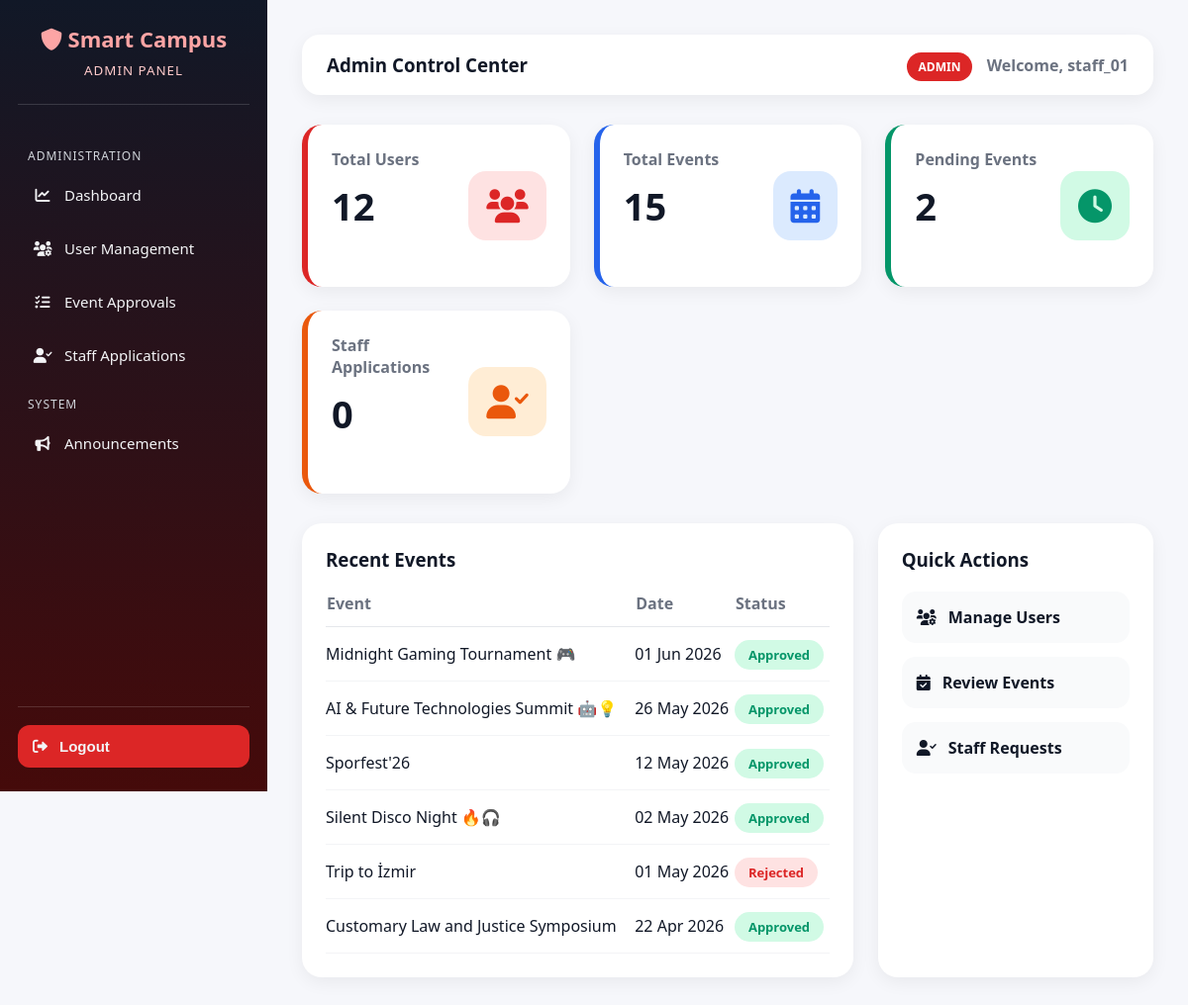
Screenshot of /admin-panel/ (signed in) with the database file from the repository.
### accounts/models.py (models this page shows, shortened)
class User(AbstractUser):
    ROLE_CHOICES = (
        ('student', 'Student'),
        ('staff', 'Staff'),
        ('admin', 'Admin'),
)
    role = models.CharField(max_length=10, choices=ROLE_CHOICES, default='student')
    phone_number = models.CharField(max_length=15, blank=True, null=True)

### core/models.py (models this page shows, shortened)
class Event(models.Model):
    STATUS_CHOICES = (
        ('pending', 'Pending'),
        ('approved', 'Approved'),
        ('rejected', 'Rejected'),
    )
    title = models.CharField(max_length=200)
    description = models.TextField()
    date = models.DateTimeField()
    location = models.CharField(max_length=200)
    organizer = models.ForeignKey(Club, on_delete=models.CASCADE, related_name='events')
    capacity = models.PositiveIntegerField(default=50)
    is_free = models.BooleanField(default=True)
    price = models.DecimalField(max_digits=10, decimal_places=2, default=0.00)
    status = models.CharField(max_length=10, choices=STATUS_CHOICES, default='pending')
    image = models.ImageField(upload_to='events/', blank=True, null=True)
    created_at = models.DateTimeField(auto_now_add=True)

### core/views.py (the view)
# urls.py: path('admin-panel/', views.admin_dashboard, name='admin_dashboard'),
@user_passes_test(is_admin)
def admin_dashboard(request):
    context = {
        'total_users': User.objects.count(),
        'total_events': Event.objects.count(),
        'pending_events': Event.objects.filter(status__iexact='pending').count(),
        'staff_requests': StaffApplication.objects.count(),
        'recent_events': Event.objects.all().order_by('-date')[:6],
    }
    return render(request, 'core/admin_dashboard.html', context)

### core/views.py (called while the page is built)
def is_admin(user):
    return user.is_authenticated and (
        getattr(user, 'role', None) == 'admin' or user.is_superuser
    )

### templates/core/admin_dashboard.html (shortened to what this page needs)
{% extends 'core/admin_base.html' %}
{% block page_title %}Admin Control Center{% endblock %}
{% block content %}
<div style="display:grid; grid-template-columns:repeat(auto-fit, minmax(240px,1fr)); gap:24px; margin-bottom:30px;">
    <div class="admin-card red">
        <div>
            <p>Total Users</p>
            <h2>{{ total_users }}</h2>
        </div>
        <i class="fas fa-users"></i>
    </div>
    <div class="admin-card blue">
        <div>
            <p>Total Events</p>
            <h2>{{ total_events }}</h2>
        </div>
        <i class="fas fa-calendar-alt"></i>
    </div>
    <div class="admin-card green">
        <div>
            <p>Pending Events</p>
            <h2>{{ pending_events }}</h2>
        </div>
        <i class="fas fa-clock"></i>
    </div>
    <div class="admin-card orange">
        <div>
            <p>Staff Applications</p>
            <h2>{{ staff_requests }}</h2>
        </div>
        <i class="fas fa-user-check"></i>
    </div>
</div>
<div style="display:grid; grid-template-columns:2fr 1fr; gap:25px;">
    <div class="panel-card">
        <div class="panel-header">
            <h3>Recent Events</h3>
        </div>
        <table>
            <thead>
                <tr>
                    <th>Event</th>
                    <th>Date</th>
                    <th>Status</th>
                </tr>
            </thead>
            <tbody>
                {% for event in recent_events %}
                <tr>
                    <td>{{ event.title }}</td>
                    <td>{{ event.date|date:"d M Y" }}</td>
                    <td>
                        {% if event.status == 'approved' %}
                            <span class="badge green-badge">Approved</span>
                        {% elif event.status == 'pending' %}
                            <span class="badge yellow-badge">Pending</span>
                        {% else %}
                            <span class="badge red-badge">Rejected</span>
                        {% endif %}
                    </td>
                </tr>
                {% endfor %}
            </tbody>
        </table>
    </div>
    <div class="panel-card">
        <div class="panel-header">
            <h3>Quick Actions</h3>
        </div>
        <a href="{% url 'admin_user_management' %}" class="quick-btn">
            <i class="fas fa-users-cog"></i>
            Manage Users
        </a>
        <a href="{% url 'admin_event_approval' %}" class="quick-btn">
            <i class="fas fa-calendar-check"></i>
            Review Events
        </a>
        <a href="{% url 'manage_staff_applications' %}" class="quick-btn">
            <i class="fas fa-user-check"></i>
            Staff Requests
        </a>
    </div>
</div>
{% endblock %}

### templates/core/admin_base.html (shortened to what this page needs)
<!DOCTYPE html>
<html lang="en">
<head>
    <link rel="stylesheet" href="https://cdnjs.cloudflare.com/ajax/libs/font-awesome/6.0.0/css/all.min.css">
</head>
<body>
<div class="admin-sidebar">
    <div class="admin-logo">
        <h2><i class="fas fa-shield-alt"></i> Smart Campus</h2>
        <small>ADMIN PANEL</small>
    </div>
    <ul class="admin-nav">
        <div class="menu-title">Administration</div>
        <li>
            <a href="{% url 'admin_dashboard' %}">
                <i class="fas fa-chart-line"></i>
                Dashboard
            </a>
        </li>
        <li>
            <a href="{% url 'admin_user_management' %}">
                <i class="fas fa-users-cog"></i>
                User Management
            </a>
        </li>
        <li>
            <a href="{% url 'admin_event_approval' %}">
                <i class="fas fa-tasks"></i>
                Event Approvals
            </a>
        </li>
        <li>
            <a href="{% url 'manage_staff_applications' %}">
                <i class="fas fa-user-check"></i>
                Staff Applications
            </a>
        </li>
        <div class="menu-title">System</div>
        <li>
            <a href="{% url 'admin_announcements' %}">
                <i class="fas fa-bullhorn"></i>
                Announcements
            </a>
        </li>
    </ul>
    <div class="logout-area">
        <form method="POST" action="{% url 'logout' %}">
            <button type="submit" class="logout-btn">
                <i class="fas fa-sign-out-alt"></i>
                Logout
            </button>
        </form>
    </div>
</div>
<div class="admin-content">
    <div class="topbar">
        <h3>{% block page_title %}Admin Dashboard{% endblock %}</h3>
        <div class="welcome">
            <span class="admin-badge">ADMIN</span>
            Welcome, {{ user.username }}
        </div>
    </div>
    {% block content %}
    {% endblock %}
</div>
</body>
</html>

### templates/core/admin_base.html (style rules this page uses)
* { box-sizing: border-box; }
body { margin: 0; font-family: 'Segoe UI', Arial, sans-serif; background: #f6f7fb; color: #111827; }
.admin-sidebar { width: 270px; height: 100vh; background: linear-gradient(180deg, #111827, #450a0a); position: fixed; top: 0; left: 0; color: white; padding: 24px 18px; display: flex; flex-direction: column; }
.admin-logo { text-align: center; padding-bottom: 25px; border-bottom: 1px solid rgba(255,255,255,0.15); margin-bottom: 25px; }
.admin-logo h2 { margin: 0; font-size: 22px; color: #fca5a5; }
.admin-logo small { display: block; margin-top: 8px; color: #fecaca; letter-spacing: 1px; }
.menu-title { font-size: 12px; color: #d1d5db; text-transform: uppercase; letter-spacing: 1px; margin: 18px 0 8px 10px; }
.admin-nav { list-style: none; padding: 0; margin: 0; flex: 1; }
.admin-nav li { margin-bottom: 8px; }
.admin-nav a, .logout-btn { display: flex; align-items: center; gap: 12px; color: #f3f4f6; text-decoration: none; padding: 13px 15px; border-radius: 12px; transition: 0.3s; font-size: 15px; border: none; background: transparent; width: 100%; cursor: pointer; text-align: left; }
.admin-nav i { width: 20px; text-align: center; }
.logout-area { border-top: 1px solid rgba(255,255,255,0.15); padding-top: 18px; }
.logout-btn { background: #dc2626; font-weight: bold; }
.admin-content { margin-left: 270px; min-height: 100vh; padding: 35px; }
.topbar { background: white; padding: 18px 25px; border-radius: 18px; box-shadow: 0 5px 18px rgba(0,0,0,0.06); margin-bottom: 30px; display: flex; justify-content: space-between; align-items: center; }
.topbar h3 { margin: 0; }
.welcome { color: #6b7280; font-weight: 600; }
.admin-badge { background: #dc2626; color: white; padding: 6px 12px; border-radius: 999px; font-weight: bold; font-size: 12px; margin-right: 10px; }

### templates/core/admin_dashboard.html (style rules this page uses)
.admin-card { background:white; border-radius:20px; padding:24px; display:flex; justify-content:space-between; align-items:center; box-shadow:0 5px 18px rgba(0,0,0,0.06); }
.admin-card p { margin:0; color:#6b7280; font-weight:600; }
.admin-card h2 { margin-top:10px; font-size:38px; }
.admin-card i { font-size:34px; padding:18px; border-radius:18px; }
.red { border-left:6px solid #dc2626; }
.red i { background:#fee2e2; color:#dc2626; }
.blue { border-left:6px solid #2563eb; }
.blue i { background:#dbeafe; color:#2563eb; }
.green { border-left:6px solid #059669; }
.green i { background:#d1fae5; color:#059669; }
.orange { border-left:6px solid #ea580c; }
.orange i { background:#ffedd5; color:#ea580c; }
.panel-card { background:white; border-radius:20px; padding:24px; box-shadow:0 5px 18px rgba(0,0,0,0.06); }
.panel-header { margin-bottom:20px; }
.panel-header h3 { margin:0; }
table { width:100%; border-collapse:collapse; }
th { text-align:left; padding-bottom:12px; border-bottom:1px solid #e5e7eb; color:#6b7280; }
td { padding:16px 0; border-bottom:1px solid #f3f4f6; }
.badge { padding:6px 14px; border-radius:999px; font-size:13px; font-weight:bold; }
.green-badge { background:#d1fae5; color:#059669; }
.red-badge { background:#fee2e2; color:#dc2626; }
.quick-btn { display:flex; align-items:center; gap:12px; text-decoration:none; padding:15px; background:#f9fafb; color:#111827; border-radius:14px; margin-bottom:14px; transition:0.3s; font-weight:600; }

### rows the page displays
User: username "staff_01"
Event: title "Midnight Gaming Tournament 🎮", date "01 Jun 2026", status "Approved"
Event: title "AI & Future Technologies Summit 🤖💡", date "26 May 2026", status "Approved"
Event: title "Sporfest'26", date "12 May 2026", status "Approved"
Event: title "Silent Disco Night 🔥🎧", date "02 May 2026", status "Approved"
Event: title "Trip to İzmir", date "01 May 2026", status "Rejected"
Event: title "Customary Law and Justice Symposium", date "22 Apr 2026", status "Approved"

### other values shown
{{ total_users }} "12"
{{ total_events }} "15"
{{ pending_events }} "2"
{{ staff_requests }} "0"
